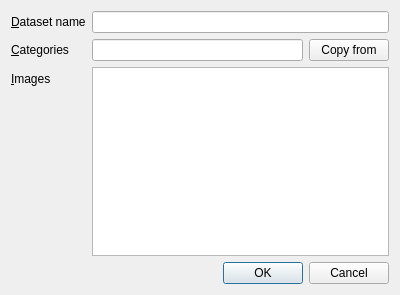
<?xml version="1.0" encoding="UTF-8"?>
<ui version="4.0">
 <class>Dialog</class>
 <widget class="QDialog" name="Dialog">
  <property name="geometry">
   <rect>
    <x>0</x>
    <y>0</y>
    <width>400</width>
    <height>295</height>
   </rect>
  </property>
  <property name="windowTitle">
   <string>New dialog</string>
  </property>
  <property name="windowIcon">
   <iconset resource="../../resources/icons.qrc">
    <normaloff>:/icons/app_icon</normaloff>:/icons/app_icon</iconset>
  </property>
  <layout class="QVBoxLayout" name="verticalLayout">
   <item>
    <layout class="QFormLayout" name="formLayout">
     <item row="0" column="0">
      <widget class="QLabel" name="datasetNameLabel">
       <property name="text">
        <string>&amp;Dataset name</string>
       </property>
       <property name="buddy">
        <cstring>dataset_name_edit</cstring>
       </property>
      </widget>
     </item>
     <item row="0" column="1">
      <widget class="QLineEdit" name="dataset_name_edit"/>
     </item>
     <item row="1" column="0">
      <widget class="QLabel" name="label">
       <property name="text">
        <string>&amp;Categories</string>
       </property>
       <property name="buddy">
        <cstring>categories_edit</cstring>
       </property>
      </widget>
     </item>
     <item row="1" column="1">
      <layout class="QHBoxLayout" name="horizontalLayout_4">
       <item>
        <widget class="QLineEdit" name="categories_edit"/>
       </item>
       <item>
        <widget class="QPushButton" name="copy_from_button_4">
         <property name="text">
          <string>Copy from</string>
         </property>
        </widget>
       </item>
      </layout>
     </item>
     <item row="2" column="0">
      <widget class="QLabel" name="label_2">
       <property name="text">
        <string>&amp;Images</string>
       </property>
       <property name="buddy">
        <cstring>image_list</cstring>
       </property>
      </widget>
     </item>
     <item row="2" column="1">
      <widget class="QListWidget" name="image_list">
       <property name="contextMenuPolicy">
        <enum>Qt::ActionsContextMenu</enum>
       </property>
       <property name="selectionMode">
        <enum>QAbstractItemView::ExtendedSelection</enum>
       </property>
      </widget>
     </item>
    </layout>
   </item>
   <item>
    <widget class="QDialogButtonBox" name="buttonBox">
     <property name="standardButtons">
      <set>QDialogButtonBox::Cancel|QDialogButtonBox::Ok</set>
     </property>
    </widget>
   </item>
  </layout>
  <action name="action_add_images">
   <property name="text">
    <string>&amp;Add images</string>
   </property>
  </action>
  <action name="action_remove_images">
   <property name="text">
    <string>&amp;Remove images</string>
   </property>
  </action>
 </widget>
 <resources>
  <include location="../../resources/icons.qrc"/>
 </resources>
 <connections/>
</ui>
